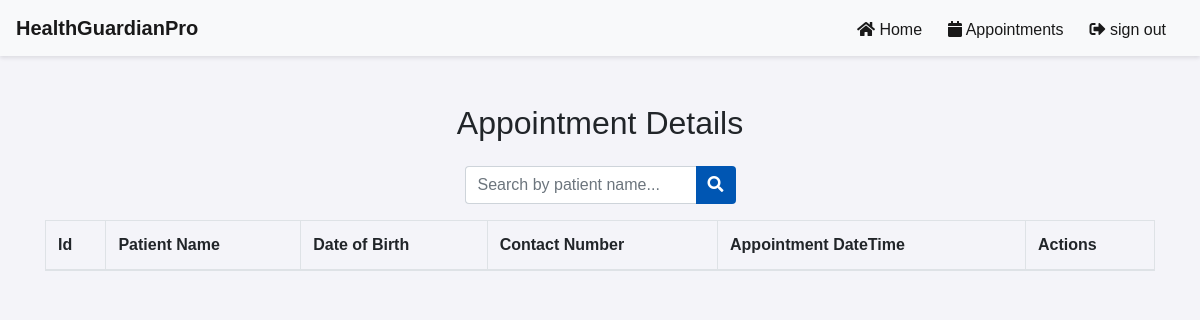
Page /app/specialist_appoinments/ (signed in) on the earlier database version.
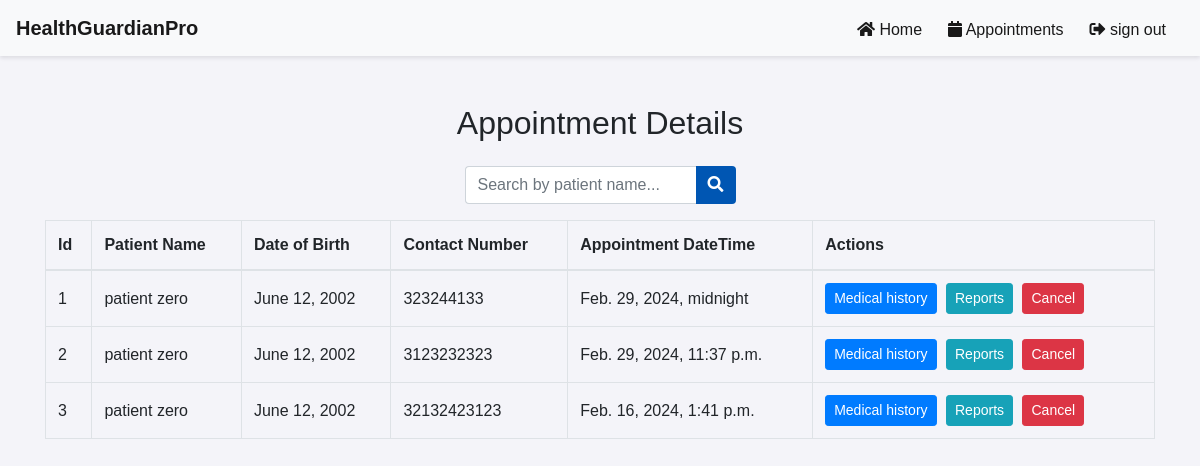
Same page on the later database version.
### predictor/models.py (models this page shows, shortened)
class Appointment(models.Model):
    id = models.AutoField(primary_key=True)
    user = models.ForeignKey(User, on_delete=models.CASCADE)
    patient_name = models.CharField(max_length=200)
    specialist_type = models.CharField(max_length=200)
    contact_number = models.TextField(max_length=25)
    created_date = models.DateTimeField(auto_now_add=True)
    appointment_date = models.DateTimeField()

class User(AbstractUser):
    class Role(models.TextChoices):
        ADMIN = "ADMIN", "Admin"
        PATIENT = "PATIENT", "Patient"
        GP = "GP", "GP"
        MEDICAL_SPECIALIST = "MEDICAL_SPECIALIST", "Medical Specialist"
    base_role = Role.ADMIN
    role = models.CharField(max_length=50, choices=Role.choices)

class PatientProfile(models.Model):
    user = models.OneToOneField(User, on_delete=models.CASCADE)
    gender = models.CharField(max_length=10, choices=[("male", "Male"), ("female", "Female"), ("other", "Other")], null=True)
    dob = models.DateField(null=True)
    address = models.CharField(max_length=255, null=True)

### predictor/views.py (the view)
# urls.py: path('specialist_appoinments/', views.specialist_appoinments, name='specialist_appoinments'),
def specialist_appoinments(request):
    if request.user.is_authenticated:
        appoinments = Appointment.objects.all()
        return render(request, 'view_appoinments_specialist.html',{'appoinments': appoinments})
    else:
        messages.error(request, 'please login!')
        return redirect('login_form')

### predictor/templates/view_appoinments_specialist.html (shortened to what this page needs)
{% if request.user.is_authenticated %}
<!DOCTYPE html>
<html lang="en">
<head>
    <link href="https://stackpath.bootstrapcdn.com/bootstrap/4.5.2/css/bootstrap.min.css" rel="stylesheet">
    <link href="https://cdnjs.cloudflare.com/ajax/libs/font-awesome/5.15.3/css/all.min.css" rel="stylesheet">
    {% load static %}
    <link rel="stylesheet" type="text/css" href="{% static 'view_appoinments_specialist.css' %}">
</head>
<body>
    {% include 'specialist_nav_bar.html' %}
<div class="container mt-5">
    <div class="row">
        <div class="col-md-12">
            <h2 class="text-center mb-4">Appointment Details</h2>
            <div class="search-form">
                <div class="input-group search-input-group">
                    <input type="text" id="searchInput" class="form-control" placeholder="Search by patient name...">
                    <div class="input-group-append">
                        <button onclick="searchTable()" class="btn btn-search">
                            <i class="fas fa-search"></i>
                        </button>
                    </div>
                </div>
            </div>
            <div class="table-responsive">
                <table class="table table-bordered">
                    <thead>
                        <tr>
                            <th scope="col">Id</th>
                            <th scope="col">Patient Name</th>
                            <th scope="col">Date of Birth</th>
                            <th scope="col">Contact Number</th>
                            <th scope="col">Appointment DateTime</th>
                            <th scope="col">Actions</th>
                        </tr>
                    </thead>
                    <tbody>
                        {% for appointment in appoinments %}
                        <tr>
                            <td>{{ appointment.id }}</td>
                            <td>{{ appointment.user.first_name }} {{ appointment.user.last_name }}</td>
                            <td>{{ appointment.user.patientprofile.dob }}</td>
                            <td>{{ appointment.contact_number}}</td>
                            <td>{{ appointment.appointment_date }}</td>
                            <td>
                                <button class="btn btn-primary btn-sm">Medical history</button>
                                <button class="btn btn-info btn-sm">Reports</button>
                                <button class="btn btn-danger btn-sm">Cancel</button>
                            </td>
                        </tr>
                        {% endfor %}
                    </tbody>
                </table>
            </div>
        </div>
    </div>
</div>
</body>
</html>
{% endif %}

Differences in the rows shown:
added Appointment: id "1", user.first_name "patient", user.last_name "zero", user.patientprofile.dob "June 12, 2002", contact_number "323244133", appointment_date "Feb. 29, 2024, midnight"
added Appointment: id "2", user.first_name "patient", user.last_name "zero", user.patientprofile.dob "June 12, 2002", contact_number "3123232323", appointment_date "Feb. 29, 2024, 11:37 p.m."
added Appointment: id "3", user.first_name "patient", user.last_name "zero", user.patientprofile.dob "June 12, 2002", contact_number "32132423123", appointment_date "Feb. 16, 2024, 1:41 p.m."
